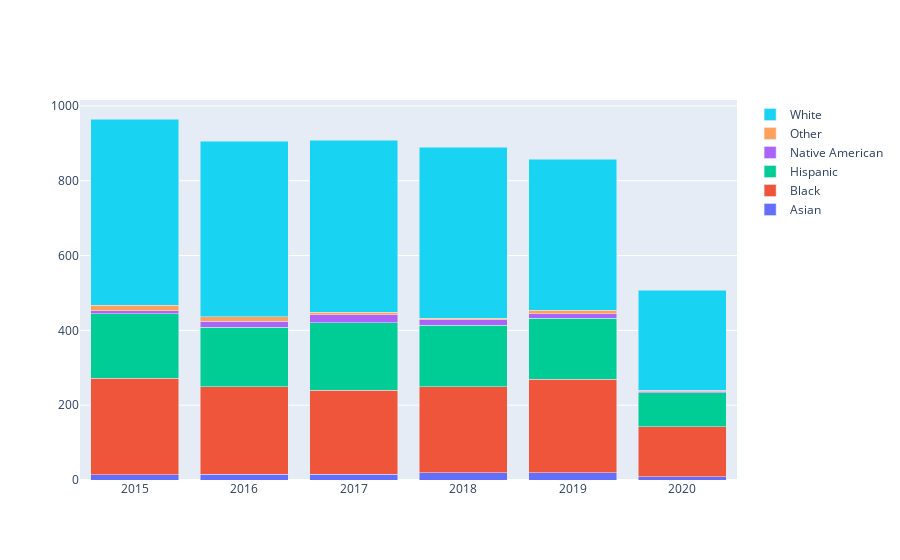

The code cell stored with this chart in its notebook:
### Code cell
#stacked bar chart to gain an overview of killings of each race a year. 

import plotly.graph_objects as go
years=['2015', '2016', '2017','2018','2019','2020']

fig = go.Figure(data=[
    go.Bar(name='Asian', x=years, y=[14, 15, 16,20,19,9]),
    go.Bar(name='Black', x=years, y=[258, 234, 224, 229,250,134]),
    go.Bar(name='Hispanic', x=years, y=[172,160,180,165,163,90]),
    go.Bar(name='Native American', x=years, y =[9,16,22,15,13,4]),
    go.Bar(name='Other', x=years, y=[14,11,6,4,9,3]),
    go.Bar(name='White', x=years, y=[498,470,460,456,403,267])
])
# Change the bar mode
fig.update_layout(barmode='stack')
fig.show()

### Figure 1 — Plotly figure (JSON) as saved in the notebook; plotly's stock layout.template omitted (floating-point values rounded to 4 significant figures)
{"data": [{"name": "Asian", "type": "bar", "x": ["2015", "2016", "2017", "2018", "2019", "2020"], "y": [14, 15, 16, 20, 19, 9]}, {"name": "Black", "type": "bar", "x": ["2015", "2016", "2017", "2018", "2019", "2020"], "y": [258, 234, 224, 229, 250, 134]}, {"name": "Hispanic", "type": "bar", "x": ["2015", "2016", "2017", "2018", "2019", "2020"], "y": [172, 160, 180, 165, 163, 90]}, {"name": "Native American", "type": "bar", "x": ["2015", "2016", "2017", "2018", "2019", "2020"], "y": [9, 16, 22, 15, 13, 4]}, {"name": "Other", "type": "bar", "x": ["2015", "2016", "2017", "2018", "2019", "2020"], "y": [14, 11, 6, 4, 9, 3]}, {"name": "White", "type": "bar", "x": ["2015", "2016", "2017", "2018", "2019", "2020"], "y": [498, 470, 460, 456, 403, 267]}], "layout": {"barmode": "stack"}}
